Frame 1 (no input): blank canvas, image omitted
Frame 60 (the mouse pressed at the canvas centre just before this capture): blank canvas, image omitted
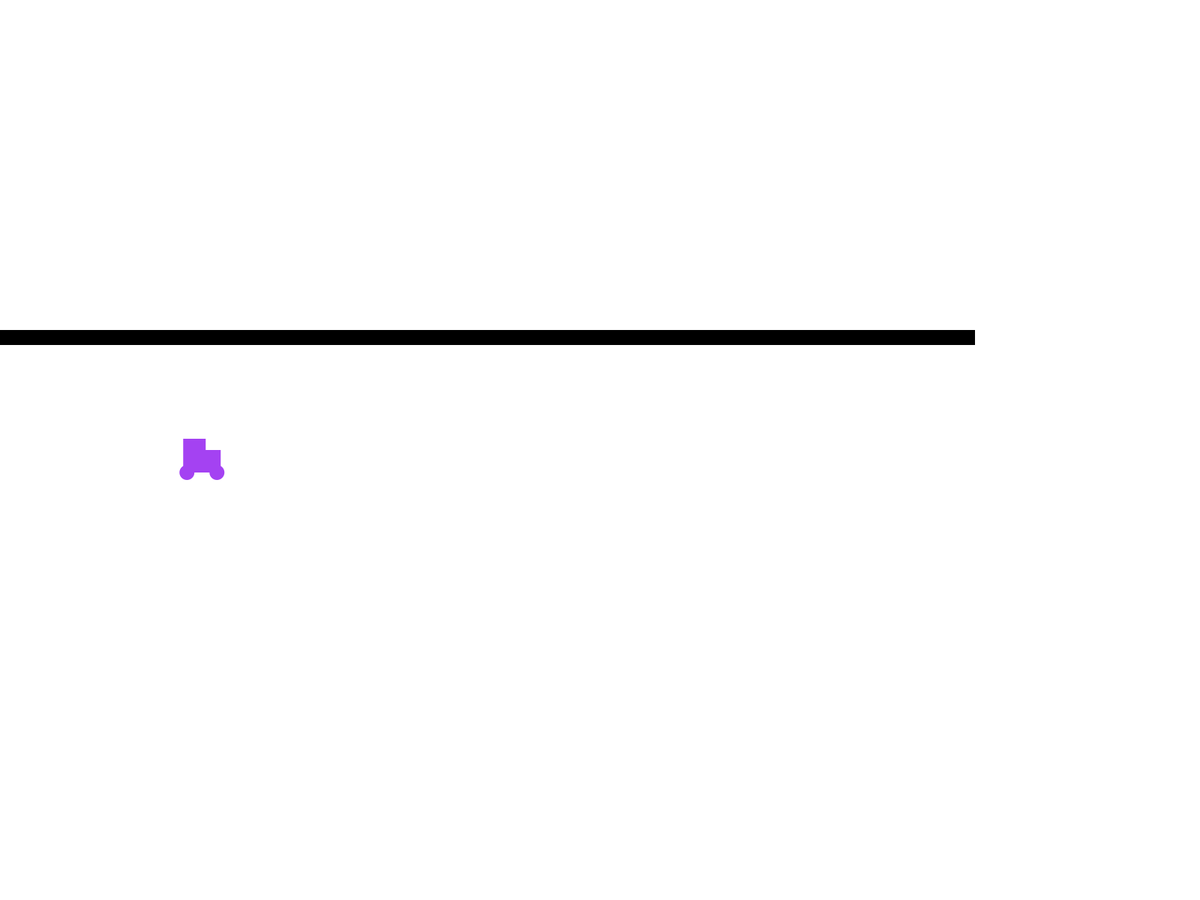
Frame 120 (the mouse held since frame 60 and released just before this capture)

The Processing sketch whose frames 1 and 60 were blank and that drew this single picture after the mouse press (run headless with seeded random() and noise(); from frame 60 on, the mouse is pressed at the canvas centre):

// Processing sketch: RANDOM_1
// ── RANDOM_1.pde
ArrayList<Car> vroom = new ArrayList<Car>();
//if mouseclicked then new random car appears across screen in pos x , height/2
float x;
void setup()
{
  x = 0;
  background(255);
  fullScreen();
}



void draw()
{
  background(255);
  for (int i = 0; i < vroom.size(); i++)
  {
    Car c = vroom.get(i);

    c.display();
    c.update();


  }
 
}
// ── classes.pde
class Car {
  float x;
  color c;
  Car()
  {
    x = 0;
    c = color(random(255), random(255), random(255));
  }

  void update()
  {
    x = x + frameRate/14;
  }


  void display()
  {
    colorMode(HSB);
    noStroke();
    fill (c);
    rect(x, height/2, 50, 30);
    rect(x, (height/2)-15, 30, 15);
    ellipse(x + 5, (height/2)+30, 20, 20);
    ellipse(x + 45, (height/2)+30, 20, 20);
    fill(0);
    rect(0, 440, 1300, 20);
  }
}
void mousePressed()
{
  vroom.add(new Car());
}
